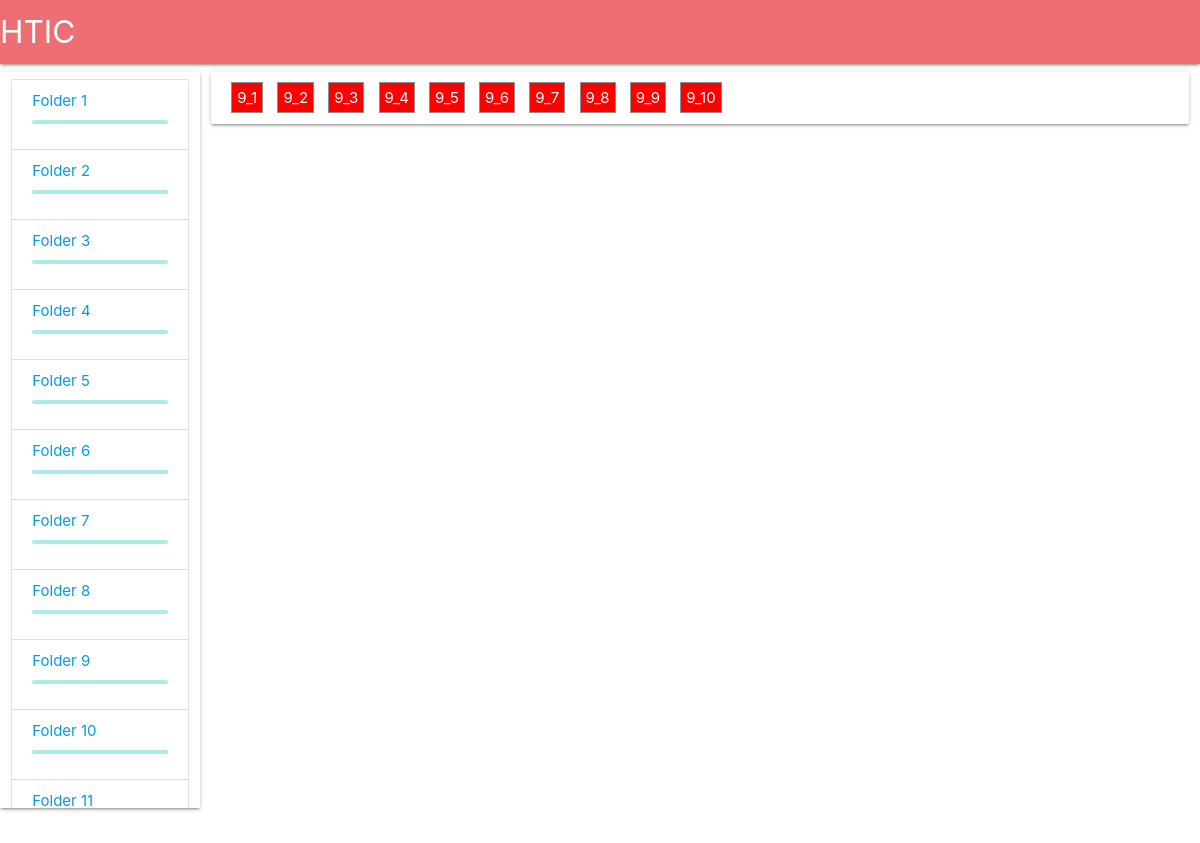
Page /doceval/9/ on the committed database.
### app/models.py (models this page shows)
class Docinfo(models.Model):
    foldername = models.CharField(max_length = 50)
    filename   = models.CharField(max_length = 50)
    iscomplete = models.CharField(max_length=10)
    iscorrect  = models.CharField(max_length=10)

### app/views.py (the view)
# urls.py: url(r'^doceval/(?P<foldername>\d+)/$',tool_file),
def tool_file(request,foldername):
    docinfo = Docinfo.objects.all()
    foldernames = Docinfo.objects.values('foldername').distinct()
    filenames = Docinfo.objects.all().filter(foldername = foldername)
    return render(request,'file.html',{'foldernames':foldernames,'filenames':filenames})

### app/templates/file.html (shortened to what this page needs)
<!DOCTYPE html>
<html>
    <head>
        <link rel="stylesheet" href="https://cdnjs.cloudflare.com/ajax/libs/materialize/1.0.0-beta/css/materialize.min.css">
    </head>
<body>
<nav id="nav">
    <div class="nav-wrapper">
        <a href="#" class="brand-logo">HTIC</a>
    </div>
</nav>
<div class="row">
    <div id="scroll" class="col s2 card">
        <ul class="collection">
       {% for each in foldernames %}
       <li class="collection-item section scrollspy" ><a  href="/doceval/{{each.foldername}}"><div>Folder {{each.foldername}}</div></a><div class="progress"><div class="determinate" style="width:0%"></div></div></li>
       {% endfor %}
        </ul>
    </div>
  <div class="col s10">
    <div id="Hscroll" class="filename card"  style="padding:1em;overflow-x: scroll ">
        {% for each in filenames %}
        <a  style="border: 1px solid #8c9092;padding: 5px;margin: 5px;background:{% if each.iscomplete in "true" %}rgb(38, 166, 154){% else %}rgb(255, 0, 0) {% endif %};color:white" href="/doceval/{{each.foldername}}/{{each.filename}}">{{each.foldername}}_{{each.filename}}</a>
        {% endfor %}
    </div>
  </div>
</div>
</body>
</html>

### rows in the picture
Docinfo: foldername "9", filename "1"
Docinfo: foldername "9", filename "2"
Docinfo: foldername "9", filename "3"
Docinfo: foldername "9", filename "4"
Docinfo: foldername "9", filename "5"
Docinfo: foldername "9", filename "6"
Docinfo: foldername "9", filename "7"
Docinfo: foldername "9", filename "8"
Docinfo: foldername "9", filename "9"
Docinfo: foldername "9", filename "10"

### other values in the picture
{{ each.foldername }} "1" "2" "3" "4" "5" "6" "7" "8" "9" "10" "11"
